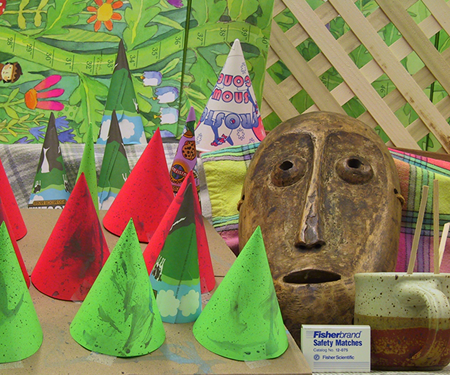
#> input picture left.png, 450 x 375 px
$ jupyter execute 'Example Code.ipynb'
#> lines starting #> are read from the running program, lines starting #| are printed output that depends on the picture
[cell 1]
import numpy as np
import cv2 as cv
from matplotlib import pyplot as plt

# Create Color Palette

[cell 2]
# hexColors = ['#ff603b', '#f97750', '#f18b65', '#e79e7a', '#dbaf8f', '#cbc0a5', '#b7d0bb', '#9de0d1', '#75f0e8', '#00ffff']
hexColors = ['#FD5151', '#FBDE60', '#A3DEAE', '#39B4C8', '#2B5FC1']
# hexColors.reverse()

[cell 3]
def hex2RGB(hexc):
    h = hexc.lstrip('#')
    return [int(h[i:i+2], 16) for i in (0, 2, 4)]

[cell 4]
# Colors = [[88,95,244],[226,158,0],[255,102,0],[219,4,15],[0,0,0]]
Colors = [hex2RGB(i) for i in hexColors]
p = np.array(list(map(lambda x: [x], Colors)))
plt.imshow(p.reshape((p.shape[1],p.shape[0],3)))
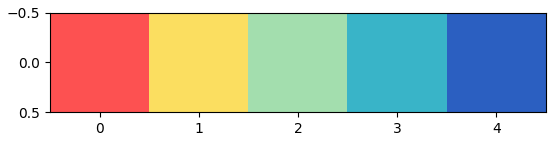
#> figure drawn by matplotlib, 1 panel

# The Two Different Algorithms

### Block Matching

[cell 5]
def genDepthBM(imgL,imgR,number_dispisparities=64, block_size=15):
    # Create the instance of Block Matching Algorithm
    stereo = cv.StereoBM_create(numDisparities=number_dispisparities, blockSize=block_size)
    # Calculate Disparity
    disparity = stereo.compute(imgL,imgR)
    mind = np.min(disparity)
    maxd = np.max(disparity)
    # Normalize data to [0,1]
    disparity = disparity+abs(mind)
    disparity = disparity / (maxd+abs(mind))
    return disparity

### Semi-Global Block Matching

[cell 6]
def genDepthSGBM(imgL,imgR,number_dispisparities=64, block_size=15):
    stereo = cv.StereoSGBM_create(numDisparities=number_dispisparities, blockSize=block_size)
    disparity = stereo.compute(imgL,imgR)
    mind = np.min(disparity)
    maxd = np.max(disparity)
    disparity = np.array(disparity+abs(mind),dtype=np.double)
    disparity = disparity / (maxd+abs(mind))
    return disparity

# Generate Color Map

[cell 7]
def genColor(pixel,nmin,nmax,colorP):
    steps = len(colorP)
    pos = pixel/nmax
    return np.array(colorP[int(steps*pos)-1])/255

[cell 8]
def genColorMap(depth,colorPlatte):
    colorMap = np.zeros((depth.shape[0],depth.shape[1],3))
    mind = np.min(depth)
    maxd = np.max(depth)
    for i in range(colorMap.shape[0]):
        for j in range(colorMap.shape[1]):
            colorMap[i,j] = genColor(depth[i,j],mind,maxd,colorPlatte)
    return colorMap

# Number Disparties and Block Size

[cell 9]
left_img ='left.png'
right_img ='right.png'
blockSize = 5
numberDisp = 80

# Different Number of Disparity

[cell 10]
imgL = cv.imread(left_img,0)
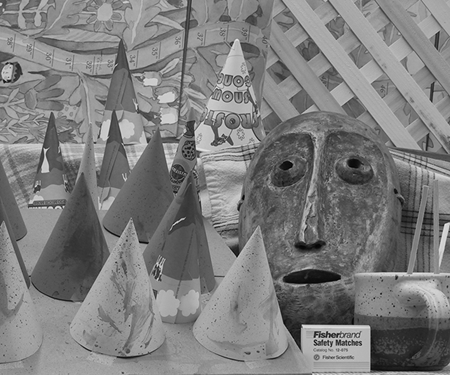
#> imgL: shape (375, 450); min 0, max 235, mean 125
imgR = cv.imread(right_img,0)
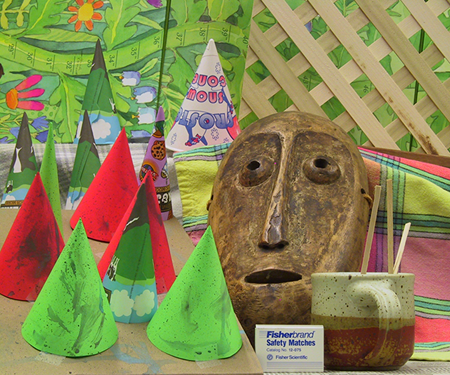
#> input picture right.png, 450 x 375 px
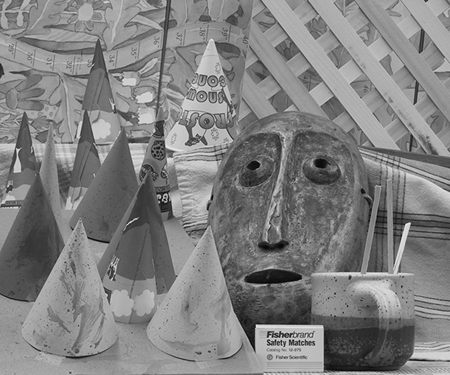
#> imgR: shape (375, 450); min 0, max 243, mean 128.4
ratio = imgL.shape[0]/imgL.shape[1]
#> ratio = 0.833
